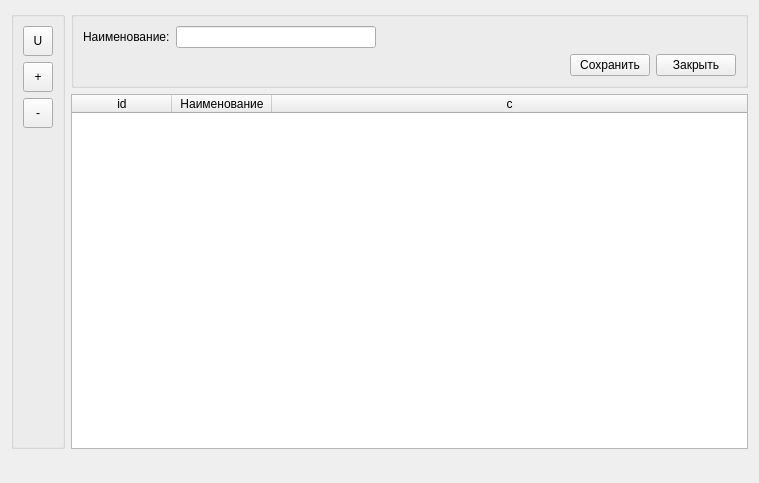
<?xml version="1.0" encoding="UTF-8"?>
<ui version="4.0">
 <class>units</class>
 <widget class="QWidget" name="units">
  <property name="geometry">
   <rect>
    <x>0</x>
    <y>0</y>
    <width>759</width>
    <height>483</height>
   </rect>
  </property>
  <property name="windowTitle">
   <string>Form</string>
  </property>
  <layout class="QGridLayout" name="gridLayout_3">
   <item row="0" column="0">
    <layout class="QVBoxLayout" name="verticalLayout_3">
     <item>
      <layout class="QHBoxLayout" name="horizontalLayout_3">
       <item>
        <widget class="QGroupBox" name="groupBox_menu">
         <property name="title">
          <string/>
         </property>
         <layout class="QGridLayout" name="gridLayout">
          <item row="0" column="0">
           <widget class="QToolButton" name="toolButton_update">
            <property name="minimumSize">
             <size>
              <width>30</width>
              <height>30</height>
             </size>
            </property>
            <property name="maximumSize">
             <size>
              <width>30</width>
              <height>30</height>
             </size>
            </property>
            <property name="text">
             <string>U</string>
            </property>
           </widget>
          </item>
          <item row="1" column="0">
           <widget class="QToolButton" name="toolButton_add">
            <property name="minimumSize">
             <size>
              <width>30</width>
              <height>30</height>
             </size>
            </property>
            <property name="maximumSize">
             <size>
              <width>30</width>
              <height>30</height>
             </size>
            </property>
            <property name="text">
             <string>+</string>
            </property>
           </widget>
          </item>
          <item row="2" column="0">
           <widget class="QToolButton" name="toolButton_del">
            <property name="minimumSize">
             <size>
              <width>30</width>
              <height>30</height>
             </size>
            </property>
            <property name="maximumSize">
             <size>
              <width>30</width>
              <height>30</height>
             </size>
            </property>
            <property name="text">
             <string>-</string>
            </property>
           </widget>
          </item>
          <item row="3" column="0">
           <spacer name="verticalSpacer">
            <property name="orientation">
             <enum>Qt::Vertical</enum>
            </property>
            <property name="sizeHint" stdset="0">
             <size>
              <width>20</width>
              <height>306</height>
             </size>
            </property>
           </spacer>
          </item>
         </layout>
        </widget>
       </item>
       <item>
        <layout class="QVBoxLayout" name="verticalLayout_2">
         <item>
          <widget class="QGroupBox" name="groupBox_units">
           <property name="title">
            <string/>
           </property>
           <layout class="QGridLayout" name="gridLayout_2">
            <item row="0" column="0">
             <layout class="QVBoxLayout" name="verticalLayout">
              <item>
               <layout class="QHBoxLayout" name="horizontalLayout">
                <item>
                 <widget class="QLabel" name="label">
                  <property name="text">
                   <string>Наименование:</string>
                  </property>
                 </widget>
                </item>
                <item>
                 <widget class="QLineEdit" name="lineEdit">
                  <property name="sizePolicy">
                   <sizepolicy hsizetype="Expanding" vsizetype="Fixed">
                    <horstretch>0</horstretch>
                    <verstretch>0</verstretch>
                   </sizepolicy>
                  </property>
                  <property name="minimumSize">
                   <size>
                    <width>200</width>
                    <height>0</height>
                   </size>
                  </property>
                  <property name="maximumSize">
                   <size>
                    <width>200</width>
                    <height>16777215</height>
                   </size>
                  </property>
                 </widget>
                </item>
                <item>
                 <spacer name="horizontalSpacer_2">
                  <property name="orientation">
                   <enum>Qt::Horizontal</enum>
                  </property>
                  <property name="sizeHint" stdset="0">
                   <size>
                    <width>40</width>
                    <height>20</height>
                   </size>
                  </property>
                 </spacer>
                </item>
               </layout>
              </item>
              <item>
               <layout class="QHBoxLayout" name="horizontalLayout_2">
                <item>
                 <spacer name="horizontalSpacer">
                  <property name="orientation">
                   <enum>Qt::Horizontal</enum>
                  </property>
                  <property name="sizeHint" stdset="0">
                   <size>
                    <width>40</width>
                    <height>20</height>
                   </size>
                  </property>
                 </spacer>
                </item>
                <item>
                 <widget class="QPushButton" name="pushButton_save">
                  <property name="text">
                   <string>Сохранить</string>
                  </property>
                 </widget>
                </item>
                <item>
                 <widget class="QPushButton" name="pushButton_close">
                  <property name="text">
                   <string>Закрыть</string>
                  </property>
                 </widget>
                </item>
               </layout>
              </item>
             </layout>
            </item>
           </layout>
          </widget>
         </item>
         <item>
          <widget class="QTableWidget" name="tableWidget_units">
           <property name="editTriggers">
            <set>QAbstractItemView::NoEditTriggers</set>
           </property>
           <property name="alternatingRowColors">
            <bool>true</bool>
           </property>
           <property name="selectionMode">
            <enum>QAbstractItemView::SingleSelection</enum>
           </property>
           <property name="selectionBehavior">
            <enum>QAbstractItemView::SelectRows</enum>
           </property>
           <property name="sortingEnabled">
            <bool>true</bool>
           </property>
           <attribute name="horizontalHeaderStretchLastSection">
            <bool>true</bool>
           </attribute>
           <attribute name="verticalHeaderDefaultSectionSize">
            <number>23</number>
           </attribute>
           <column>
            <property name="text">
             <string>id</string>
            </property>
           </column>
           <column>
            <property name="text">
             <string>Наименование</string>
            </property>
           </column>
           <column>
            <property name="text">
             <string>c</string>
            </property>
           </column>
          </widget>
         </item>
        </layout>
       </item>
      </layout>
     </item>
     <item>
      <widget class="QLabel" name="label_status">
       <property name="font">
        <font>
         <pointsize>11</pointsize>
         <weight>75</weight>
         <bold>true</bold>
        </font>
       </property>
       <property name="text">
        <string/>
       </property>
       <property name="alignment">
        <set>Qt::AlignRight|Qt::AlignTrailing|Qt::AlignVCenter</set>
       </property>
      </widget>
     </item>
    </layout>
   </item>
  </layout>
 </widget>
 <resources/>
 <connections/>
</ui>
